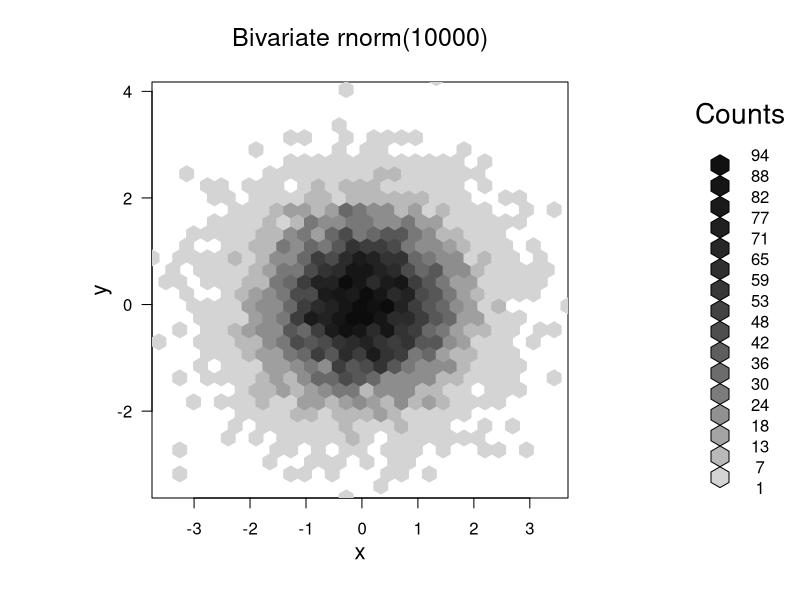
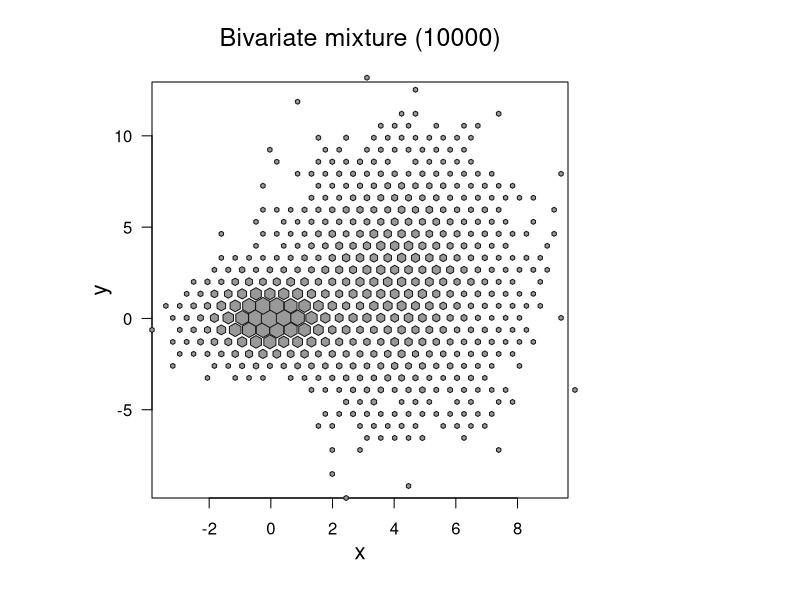
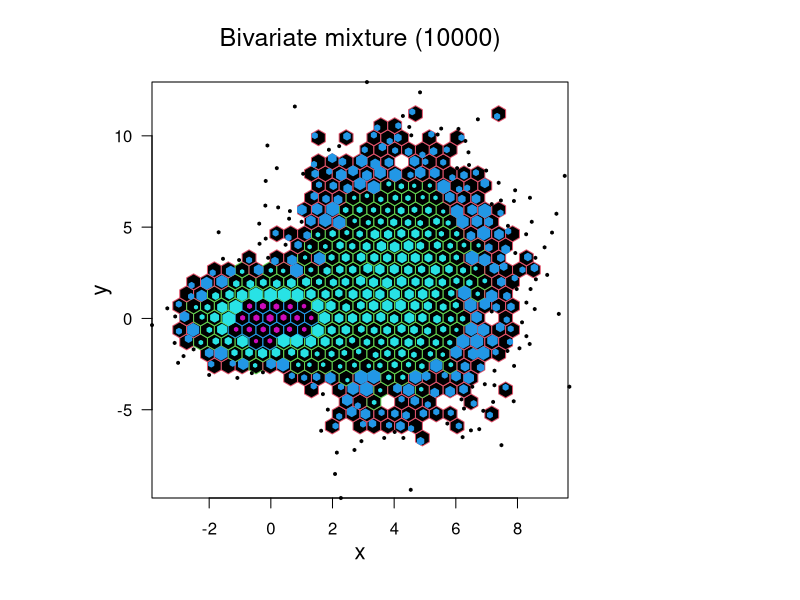

Source code (R) for these figures, in order:
library(hexbin)


### Name: grid.hexagons
### Title: Add Hexagon Cells to Plot
### Aliases: grid.hexagons
### Keywords: aplot

### ** Examples

set.seed(506)
x <- rnorm(10000)
y <- rnorm(10000)

# bin the points
bin <- hexbin(x,y)

# Typical approach uses plot( <hexbin> ) which controls the plot shape :
plot(bin, main = "Bivariate rnorm(10000)")

## but we can have more manual control:

# A mixture distribution
x <- c(rnorm(5000),rnorm(5000,4,1.5))
y <- c(rnorm(5000),rnorm(5000,2,3))
hb2 <- hexbin(x,y)

# Show color control and overplotting of hexagons
## 1) setup coordinate system:
P <- plot(hb2, type="n", main = "Bivariate mixture (10000)")# asp=1

## 2) add hexagons (in the proper viewport):
pushHexport(P$plot.vp)
grid.hexagons(hb2, style= "lattice", border = gray(.1), pen = gray(.6),
              minarea = .1, maxarea = 1.5)
library("grid")
popViewport()

## How to treat 'singletons' specially:
P <- plot(hb2, type="n", main = "Bivariate mixture (10000)")# asp=1
pushHexport(P$plot.vp)
grid.hexagons(hb2, style= "nested.centroids", mincnt = 2)# not the single ones
grid.hexagons(hb2, style= "centroids", maxcnt = 1, maxarea=0.04)# single points
popViewport()
